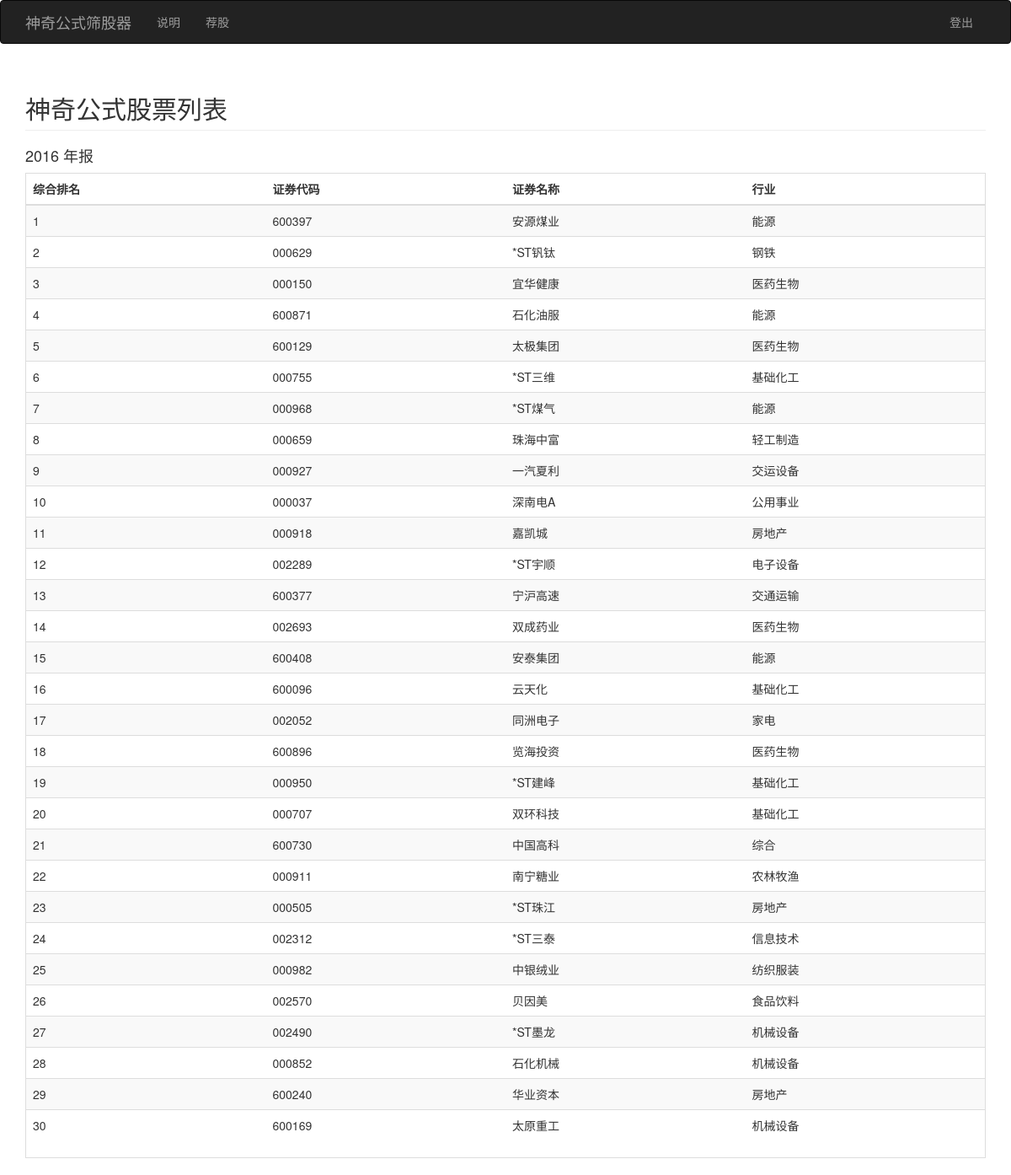
Screenshot of /stocks (signed in) with the database file from the repository.
### app/models.py (models this page shows, shortened)
class BasicTable(db.Model):
    __tablename__ = 'basicTable'
    id = db.Column(db.Integer, primary_key = True)
    lastTime = db.Column(db.DateTime,index=True,default=datetime.utcnow) #更新时间
    code = db.Column(db.String(64)) #代码
    name = db.Column(db.String(64)) #名称
    industry = db.Column(db.String(64)) #所属行业
    income1 = db.Column(db.Integer) #1季度净利润
    income2 = db.Column(db.Integer) #2季度净利润
    income3 = db.Column(db.Integer) #3季度净利润
    income4 = db.Column(db.Integer) #4季度净利润
    incometax1 = db.Column(db.Integer) #1季度所得税
    incometax2 = db.Column(db.Integer) #2季度所得税
    incometax3 = db.Column(db.Integer) #3季度所得税
    incometax4 = db.Column(db.Integer) #4季度所得税
    finanExp1 = db.Column(db.Integer) #1季度财务费用
    finanExp2 = db.Column(db.Integer) #2季度财务费用
    finanExp3 = db.Column(db.Integer) #3季度财务费用
    finanExp4 = db.Column(db.Integer) #4季度财务费用
    THEquity = db.Column(db.Integer) #所有者权益合计
    iAssets = db.Column(db.Integer) #无形资产
    goodwill = db.Column(db.Integer) #商誉
    totals = db.Column(db.Integer) #总股本
    TLiab = db.Column(db.Integer) #负债合计
    closeprice = db.Column(db.Integer) #收盘价

### app/main/views.py (the view)
@main.route('/stocks')
def stocks():
    stocks_list = magsort()
    return render_template('stocks2.html', stocks_list=stocks_list)

### app/models.py (called while the page is built)
@login_manager.user_loader
def load_user(user_id):
    return User.query.get(int(user_id))

def getMFData():
    result = BasicTable.query.all()
    data_list = []
    for r in result:
        if r.closeprice is not None:
            ebitev = (r.income1 + r.income2 + r.income3 + r.income4 \
                    + r.incometax1 + r.incometax2 + r.incometax3 +  r.incometax4 \
                    + r.finanExp1 + r.finanExp2 + r.finanExp3 + r.finanExp4)/(r.totals * r.closeprice + r.TLiab)
            if r.THEquity != 0:
                ROI = (r.income1 + r.income2 + r.income3 + r.income4\
                    + r.incometax1 + r.incometax2 + r.incometax3 +  r.incometax4 \
                    + r.finanExp1 + r.finanExp2 + r.finanExp3 + r.finanExp4)/(r.THEquity\
                    - r.goodwill - r.iAssets)
                r_tuple = (r.code,ebitev,ROI,r.name,r.industry)
                data_list.append(r_tuple)
    return data_list

def magsort():
    d = getMFData()
    sortRoi = []
    sortEvebit = []
    sortStock = []
    d = sorted(d, key=lambda d: d[1])
    d.reverse()
    for num in range(len(d)):
        sortRoi.append([d[num][0],num+1,d[num][3],d[num][4]])
    sortRoi = sorted(sortRoi, key=lambda sortRoi: sortRoi[0])
    d = sorted(d, key=lambda d: d[2])
    d.reverse()
    for num in range(len(d)):
        sortEvebit.append([d[num][0],num+1])
    sortEvebit = sorted(sortEvebit, key=lambda sortEvebit: sortEvebit[0])
    for num in range(len(d)):
        sortStock.append([sortRoi[num][0],sortRoi[num][1]+sortEvebit[num][1],sortRoi[num][2],sortRoi[num][3]])
    sortStock = sorted(sortStock, key=lambda sortStock: sortStock[1])
    return sortStock

### app/templates/stocks2.html (shortened to what this page needs)
{% extends "base.html" %}
 {% block page_content %}
 {% if current_user.is_authenticated %}
 <div class='stocks'>
      <h2 class="page-header">神奇公式股票列表</h2>
      <h4>2016 年报</h4>
      <div class="table table-bordered">
          <table class="table table-striped">
            <thead>
              <tr>
                <th>综合排名</th>
                <th>证券代码</th>
                <th>证券名称</th>
                <th>行业</th>
              </tr>
            </thead>
            <tbody>
              {% for i in range(30) %}
              <tr>
                <td>{{ i+1 }}</td>
                <td>{{ stocks_list[i][0] }}</td>
                <td>{{ stocks_list[i][2] }}</td>
                <td>{{ stocks_list[i][3] }}</td>
              </tr>
              {% endfor %}
            </tbody>
          </table>
       </div>
 </div>
 {% else %}
 <h3>请先登陆</h3>
 {% endif %}
{% endblock %}

### app/templates/base.html (shortened to what this page needs)
{% extends "bootstrap/base.html" %}
{% block navbar %}
<div class="navbar navbar-inverse" role="navigation">
  <div class="container">
    <div class="navbar-header">
      <a class="navbar-brand" href="{{ url_for('main.login') }}">神奇公式筛股器</a>
    </div>
    <div class="navbar-collapse collapse">
      <ul class="nav navbar-nav">
        <li>
          <a href="{{ url_for('main.help') }}">说明</a>
        </li>
        {% if current_user.is_authenticated %}
        <li>
          <a href="{{ url_for('main.stocks') }}">荐股</a>
        </li>
        {% endif %}
      </ul>
      <ul class="nav navbar-nav navbar-right">
        {% if current_user.is_authenticated %}
        <li><a href="{{ url_for('main.logout') }}">登出</a></li>
        {% else %}
        <li><a href="{{ url_for('main.login') }}">登入</a></li>
        {% endif %}
      </ul>
    </div>
  </div>
</div>
{% endblock %}
{% block content %}
<div class='container'>
  {% block page_content %}{% endblock %}
</div>
{% endblock %}

### rows the page displays
BasicTable: code "600397", name "安源煤业", industry "能源"
BasicTable: code "000629", name "*ST钒钛", industry "钢铁"
BasicTable: code "000150", name "宜华健康", industry "医药生物"
BasicTable: code "600871", name "石化油服", industry "能源"
BasicTable: code "600129", name "太极集团", industry "医药生物"
BasicTable: code "000755", name "*ST三维", industry "基础化工"
BasicTable: code "000968", name "*ST煤气", industry "能源"
BasicTable: code "000659", name "珠海中富", industry "轻工制造"
BasicTable: code "000927", name "一汽夏利", industry "交运设备"
BasicTable: code "000037", name "深南电A", industry "公用事业"
BasicTable: code "000918", name "嘉凯城", industry "房地产"
BasicTable: code "002289", name "*ST宇顺", industry "电子设备"
BasicTable: code "600377", name "宁沪高速", industry "交通运输"
BasicTable: code "002693", name "双成药业", industry "医药生物"
BasicTable: code "600408", name "安泰集团", industry "能源"
BasicTable: code "600096", name "云天化", industry "基础化工"
BasicTable: code "002052", name "同洲电子", industry "家电"
BasicTable: code "600896", name "览海投资", industry "医药生物"
BasicTable: code "000950", name "*ST建峰", industry "基础化工"
BasicTable: code "000707", name "双环科技", industry "基础化工"
BasicTable: code "600730", name "中国高科", industry "综合"
BasicTable: code "000911", name "南宁糖业", industry "农林牧渔"
BasicTable: code "000505", name "*ST珠江", industry "房地产"
BasicTable: code "002312", name "*ST三泰", industry "信息技术"
BasicTable: code "000982", name "中银绒业", industry "纺织服装"
BasicTable: code "002570", name "贝因美", industry "食品饮料"
BasicTable: code "002490", name "*ST墨龙", industry "机械设备"
BasicTable: code "000852", name "石化机械", industry "机械设备"
BasicTable: code "600240", name "华业资本", industry "房地产"
BasicTable: code "600169", name "太原重工", industry "机械设备"

### other values shown
{{ i+1 }} "1" "2" "3" "4" "5" "6" "7" "8" "9" "10" "11" "12" "13" "14" "15" "16" "17" "18" "19" "20" "21" "22" "23" "24" "25" "26" "27" "28" "29" "30"
